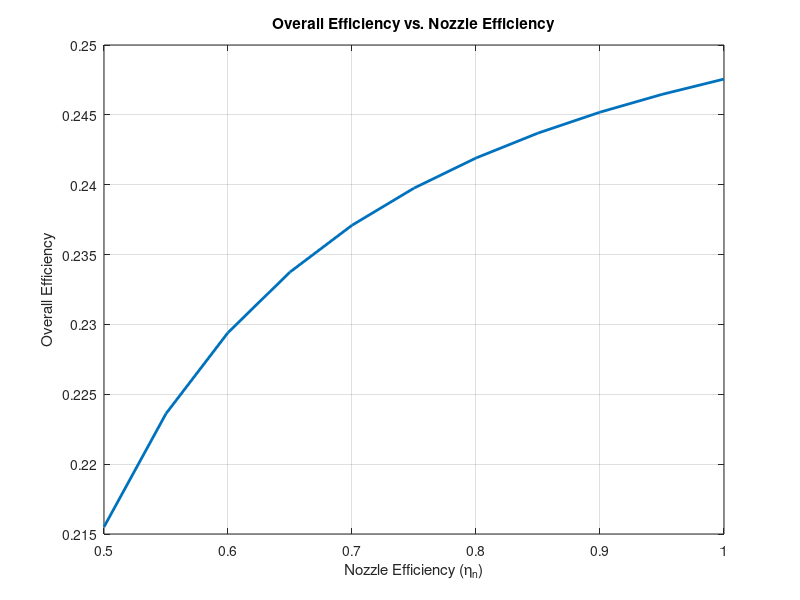
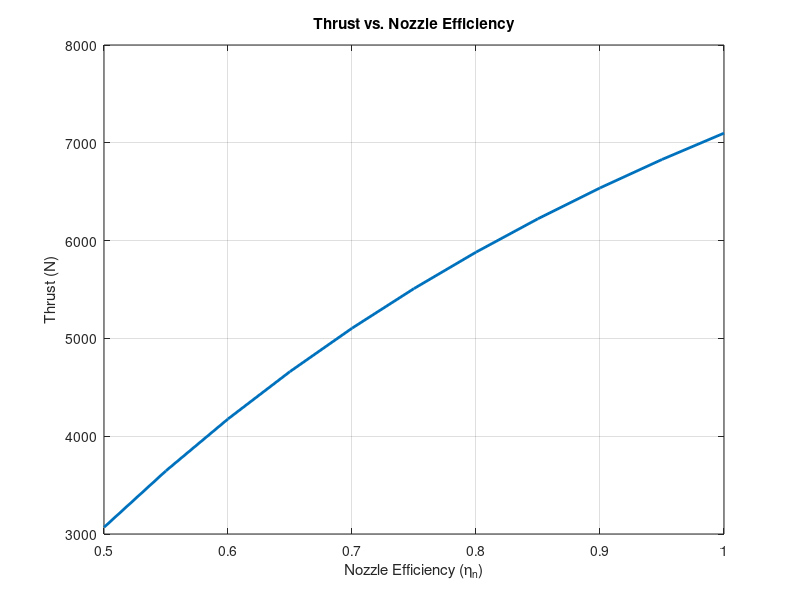
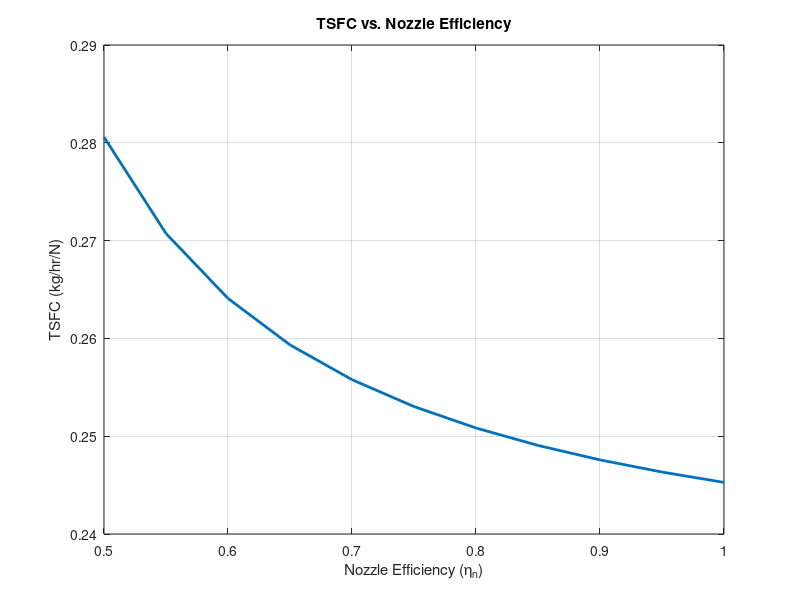

MATLAB code for these plots, in order:
clc; clear; clear all;

% Initialize nozzle efficiency range
eta_n_range = 0.5:0.05:1.0;

% Preallocate arrays for results
overall_efficiency_results = zeros(size(eta_n_range));
thrust_results = zeros(size(eta_n_range));
TSFC_results = zeros(size(eta_n_range));

% Fixed parameters
z = 4300; % Altitude in meters
M1 = 2.4; % Mach number
eta_d = 0.92; % Fixed inlet/diffuser efficiency

for idx = 1:length(eta_n_range)
    eta_n = eta_n_range(idx); % Current nozzle efficiency

    %% module 1
    % Constants
    gamma = 1.4; % Specific heat ratio
    R = 286.9; % Specific gas constant in J/(kg*K)
    z_star = 8404; % Scale height in meters
    T_s = 288.0; % Standard temperature at sea level in Kelvin
    p_s = 101.3; % Standard pressure at sea level in kPa

    % Calculate T and P for the given altitude
    if z < 7958 % Within the troposphere
        T1 = T_s * (1 - (((gamma - 1) / gamma) * (z / z_star)));
        p1 = p_s * ((1 - (((gamma - 1) / gamma) * (z / z_star)))^(gamma / (gamma - 1)));
    else % In the tropopause
        T1 = 210.0; % Constant temperature in tropopause
        p1 = 33.6 * exp(-(z - 7958) / 6605);
    end

    % Total-to-static relations
    Tt1 = T1 * (1 + (gamma - 1) / 2 * M1^2);
    pt1 = p1 * (1 + (gamma - 1) / 2 * M1^2)^(gamma / (gamma - 1));

    % Sound speed and velocity
    a1 = sqrt(gamma * R * T1);
    V1 = M1 * a1;

    %% module 2
    M2 = 0.15;

    Tt2 = Tt1;
    T2 = Tt2 / (1 + (gamma - 1) / 2 * M2^2);
    pt2 = p1 * (1 + (eta_d * (gamma - 1) / 2) * M1^2)^(gamma / (gamma - 1));
    p2 = pt2 / (1 + (gamma - 1) / 2 * M2^2)^(gamma / (gamma - 1));

    %% module 3
    gamma = 1.3; % Changed after the combustor
    Tt3_max = 2400;

    % Choking check
    Tt3_choked = Tt2 * (1 / (2 * (gamma + 1))) * ...
        ((1 / (M2^2) * ((1 + gamma * M2^2)^2))) * ...
        ((1 + (((gamma - 1) / 2) * M2^2)))^(-1);

    if Tt3_choked < Tt3_max
        Tt3 = Tt3_choked;
        M3 = 1;
    else
        Tt3 = Tt3_max;
        C = (Tt3 / Tt2) * ((1 + (gamma - 1) / 2 * M2^2) / ((1 + gamma * M2^2)^2)) * M2^2;
        a = C * (gamma^2) - ((gamma - 1) / 2);
        b = 2 * C * gamma - 1;
        c = C;
        M3_roots = roots([a, b, c]);
        M3_squared = M3_roots(M3_roots > 0 & M3_roots < 1);
        M3 = sqrt(M3_squared);
    end

    q23 = 986 * (Tt3 - Tt2) + 0.5 * 0.179 * (Tt3^2 - Tt2^2);
    T3 = Tt3 ./ (1 + (gamma - 1) ./ 2 * M3.^2);
    p3 = p2;
    pt3 = p3 * ((1 + (gamma - 1) / 2 * M3.^2).^(gamma / (gamma - 1)));

    %% module 4
    Ae = 0.015;
    Tte = Tt3;

    test_M = sqrt(2 / (gamma - 1)) * sqrt((eta_n * ...
        ((1 - (p1 / pt3)^((gamma - 1) / gamma))) / ...
        (1 - eta_n * (1 - (p1 / pt3)^((gamma - 1) / gamma)))));

    if test_M < 1
        Me = test_M;
        pe = p1;
    else
        Me = 1;
        pe = pt3 * (1 - (1 / eta_n) * (gamma - 1) / (gamma + 1))^(gamma / (gamma - 1));
    end

    Te = Tte / (1 + (gamma - 1) / 2 * Me^2);
    ae = sqrt(gamma * R * Te);
    Ve = Me * ae;
    rho_e = pe * 1000 / (R * Te);
    m_dot_e = rho_e * Ve * Ae;

    %% module 6
    g0 = 9.81;
    m_dot_i = m_dot_e / (1 + q23 / 43.2e6);
    m_dot_f = m_dot_e - m_dot_i;
    f = m_dot_f / m_dot_i;
    jet_thrust = m_dot_i .* (1 + f) .* Ve - m_dot_i .* V1;
    pressure_thrust = (pe - p1) * 1000 * Ae;
    total_thrust = jet_thrust + pressure_thrust;
    Veq = Ve + ((pe - p1) * 1000 * Ae / m_dot_e);
    TSFC = (m_dot_f ./ total_thrust) * 3600;
    thermal_efficiency = (m_dot_e .* Veq^2 ./ 2 - m_dot_i .* V1^2 ./ 2) ./ (m_dot_i .* q23);
    propulsive_efficiency = 2 ./ (1 + (Veq ./ V1));
    overall_efficiency = thermal_efficiency * propulsive_efficiency;

    %% Store results
    overall_efficiency_results(idx) = overall_efficiency;
    thrust_results(idx) = total_thrust;
    TSFC_results(idx) = TSFC;
end

%% Plot the results
figure;
plot(eta_n_range, overall_efficiency_results, 'LineWidth', 2);
xlabel('Nozzle Efficiency (\eta_n)');
ylabel('Overall Efficiency');
title('Overall Efficiency vs. Nozzle Efficiency');
grid on;

figure;
plot(eta_n_range, thrust_results, 'LineWidth', 2);
xlabel('Nozzle Efficiency (\eta_n)');
ylabel('Thrust (N)');
title('Thrust vs. Nozzle Efficiency');
grid on;

figure;
plot(eta_n_range, TSFC_results, 'LineWidth', 2);
xlabel('Nozzle Efficiency (\eta_n)');
ylabel('TSFC (kg/hr/N)');
title('TSFC vs. Nozzle Efficiency');
grid on;
